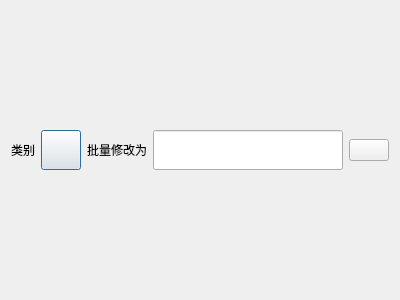
<?xml version="1.0" encoding="UTF-8"?>
<ui version="4.0">
 <class>Dialog</class>
 <widget class="QDialog" name="Dialog">
  <property name="geometry">
   <rect>
    <x>0</x>
    <y>0</y>
    <width>400</width>
    <height>300</height>
   </rect>
  </property>
  <property name="windowTitle">
   <string>类别修改</string>
  </property>
  <layout class="QGridLayout" name="gridLayout">
   <item row="0" column="0">
    <layout class="QHBoxLayout" name="horizontalLayout">
     <item>
      <widget class="QLabel" name="label">
       <property name="text">
        <string>类别</string>
       </property>
      </widget>
     </item>
     <item>
      <widget class="QPushButton" name="label_btn">
       <property name="minimumSize">
        <size>
         <width>0</width>
         <height>40</height>
        </size>
       </property>
       <property name="text">
        <string/>
       </property>
      </widget>
     </item>
     <item>
      <widget class="QLabel" name="label_2">
       <property name="text">
        <string>批量修改为</string>
       </property>
      </widget>
     </item>
     <item>
      <widget class="QLineEdit" name="new_label_edit">
       <property name="minimumSize">
        <size>
         <width>0</width>
         <height>40</height>
        </size>
       </property>
       <property name="alignment">
        <set>Qt::AlignCenter</set>
       </property>
      </widget>
     </item>
     <item>
      <widget class="QPushButton" name="done_btn">
       <property name="text">
        <string/>
       </property>
       <property name="icon">
        <iconset>
         <normaloff>../resources/确定.png</normaloff>../resources/确定.png</iconset>
       </property>
      </widget>
     </item>
    </layout>
   </item>
  </layout>
 </widget>
 <resources/>
 <connections/>
</ui>
